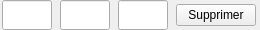
<?xml version="1.0" encoding="UTF-8"?>
<ui version="4.0">
 <class>PaveWidget</class>
 <widget class="QWidget" name="PaveWidget">
  <property name="geometry">
   <rect>
    <x>0</x>
    <y>0</y>
    <width>260</width>
    <height>30</height>
   </rect>
  </property>
  <property name="sizePolicy">
   <sizepolicy hsizetype="Fixed" vsizetype="Fixed">
    <horstretch>0</horstretch>
    <verstretch>0</verstretch>
   </sizepolicy>
  </property>
  <property name="minimumSize">
   <size>
    <width>260</width>
    <height>30</height>
   </size>
  </property>
  <property name="maximumSize">
   <size>
    <width>260</width>
    <height>30</height>
   </size>
  </property>
  <property name="windowTitle">
   <string>Form</string>
  </property>
  <layout class="QHBoxLayout" name="horizontalLayout">
   <property name="leftMargin">
    <number>0</number>
   </property>
   <property name="topMargin">
    <number>0</number>
   </property>
   <property name="rightMargin">
    <number>0</number>
   </property>
   <property name="bottomMargin">
    <number>0</number>
   </property>
   <item>
    <widget class="QLineEdit" name="leWidth">
     <property name="sizePolicy">
      <sizepolicy hsizetype="Fixed" vsizetype="Fixed">
       <horstretch>0</horstretch>
       <verstretch>0</verstretch>
      </sizepolicy>
     </property>
     <property name="minimumSize">
      <size>
       <width>50</width>
       <height>30</height>
      </size>
     </property>
     <property name="maximumSize">
      <size>
       <width>50</width>
       <height>30</height>
      </size>
     </property>
    </widget>
   </item>
   <item>
    <widget class="QLineEdit" name="leHeight">
     <property name="sizePolicy">
      <sizepolicy hsizetype="Fixed" vsizetype="Fixed">
       <horstretch>0</horstretch>
       <verstretch>0</verstretch>
      </sizepolicy>
     </property>
     <property name="minimumSize">
      <size>
       <width>50</width>
       <height>30</height>
      </size>
     </property>
     <property name="maximumSize">
      <size>
       <width>50</width>
       <height>30</height>
      </size>
     </property>
    </widget>
   </item>
   <item>
    <widget class="QLineEdit" name="leQte">
     <property name="sizePolicy">
      <sizepolicy hsizetype="Fixed" vsizetype="Fixed">
       <horstretch>0</horstretch>
       <verstretch>0</verstretch>
      </sizepolicy>
     </property>
     <property name="minimumSize">
      <size>
       <width>50</width>
       <height>30</height>
      </size>
     </property>
     <property name="maximumSize">
      <size>
       <width>50</width>
       <height>30</height>
      </size>
     </property>
    </widget>
   </item>
   <item>
    <widget class="QPushButton" name="pbDelete">
     <property name="sizePolicy">
      <sizepolicy hsizetype="Fixed" vsizetype="Fixed">
       <horstretch>0</horstretch>
       <verstretch>0</verstretch>
      </sizepolicy>
     </property>
     <property name="minimumSize">
      <size>
       <width>80</width>
       <height>22</height>
      </size>
     </property>
     <property name="maximumSize">
      <size>
       <width>80</width>
       <height>22</height>
      </size>
     </property>
     <property name="text">
      <string>Supprimer</string>
     </property>
    </widget>
   </item>
  </layout>
 </widget>
 <resources/>
 <connections/>
</ui>
